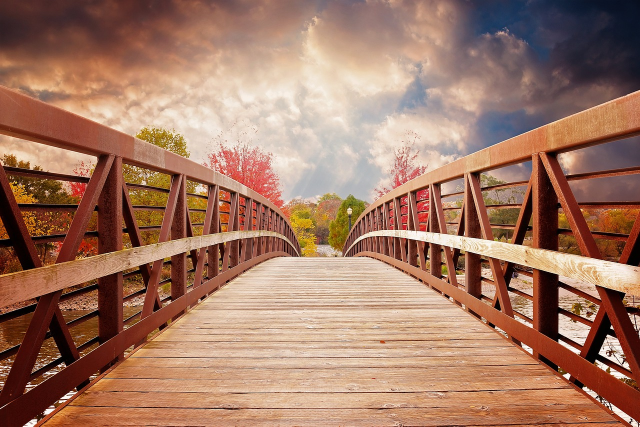
#> input picture Image.jpg, 1280 x 853 px (shown at 1/2 size)
$ python C1_ImageAnalysis.py
#> lines starting #> are read from the running program, lines starting #| are printed output that depends on the picture; after the words box and inside, x2 and y2 are one past the last pixel; in counts of white or black regions, pixels touching at a corner belong together
import cv2
import numpy as np
from matplotlib import pyplot as plt

original = cv2.imread("Image.jpg")
#> original is the input picture: shape (853, 1280, 3); mean B, G, R 100.1, 120.5, 162.2


print("img shape:", original.shape)
#| img shape: (853, 1280, 3)

# [4 lines of commented-out code are left out]


img = cv2.resize(original, (640,427))

gray = cv2.cvtColor(img, cv2.COLOR_BGR2GRAY)
_, binary = cv2.threshold(gray, 127, 255, cv2.THRESH_BINARY)
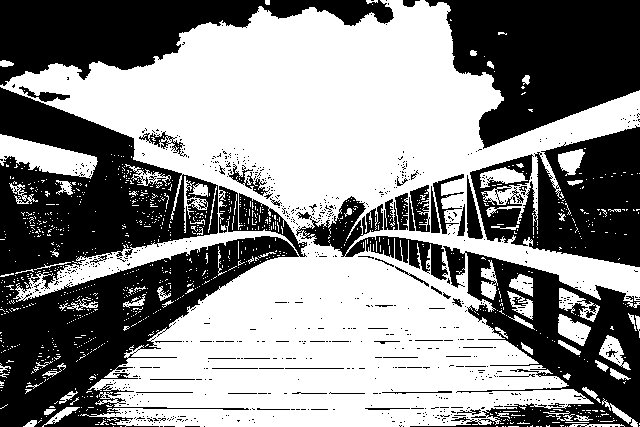
#> binary: shape (427, 640); 54.4% white; 803 black regions (745 under 20 px), largest, box (x1, y1, x2, y2) and area: (0, 87, 307, 427) 47566, (425, 0, 640, 149) 20507, (0, 0, 394, 86) 16017

rotated = cv2.rotate(img,cv2.ROTATE_90_CLOCKWISE)

avg_blur = cv2.blur(img, (15,15))

gauss_blur = cv2.GaussianBlur(img, (5,5), 0)

median_blur = cv2.medianBlur(img, 5)


edges = cv2.Canny(img, 100, 200)
#> edges: shape (427, 640); 13.9% white in thin lines or dots


cropped = img[250:750, 250:500]
# cv2.imwrite("Template.jpg",cropped)


flipped = cv2.flip(img, 0)# 1- Horizontal, 0 - Vertical

contrast = cv2.convertScaleAbs(img, alpha=2, beta=0)


draw_img = img.copy()
cv2.line(draw_img, (0,0), (640,427), (0,255,0), 3)
cv2.line(draw_img, (0,427), (640,0), (0,255,0), 3)
cv2.rectangle(draw_img, (220,113),(420,313), (255,255,255), 4)
cv2.circle(draw_img, (320, 213), 145, (255,255,0), 4)
cv2.putText(draw_img, "OpenCV", (50,50),
            cv2.FONT_HERSHEY_SIMPLEX, 1, (255,255,255), 2)


kernel = np.array([[0,-1,0],[-1,5,-1],[0,-1,0]])
sharpen = cv2.filter2D(img, -1, kernel)

invert = cv2.bitwise_not(img)

gamma = 2.0
gamma_corrected = np.power(img/255.0, gamma)
gamma_corrected = np.uint8(gamma_corrected*255)


original2 = cv2.imread("Image2.jpg")
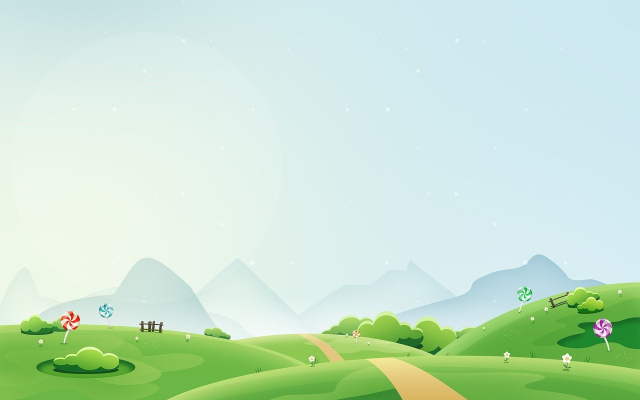
#> input picture Image2.jpg, 1280 x 800 px (shown at 1/2 size)
#> original2 is the input picture: shape (800, 1280, 3); mean B, G, R 204.5, 227.3, 199.8
img2 = cv2.resize(original2,(640,427) )


and_img = cv2.bitwise_and(img, img2)
or_img  = cv2.bitwise_or(img, img2)
xor_img = cv2.bitwise_xor(img, img2)

added = cv2.add(img, img2)

subtracted = cv2.subtract(img, img2)

overlay = img.copy()
small = cv2.resize(img2, (200,200))
overlay[0:200, 0:200] = small
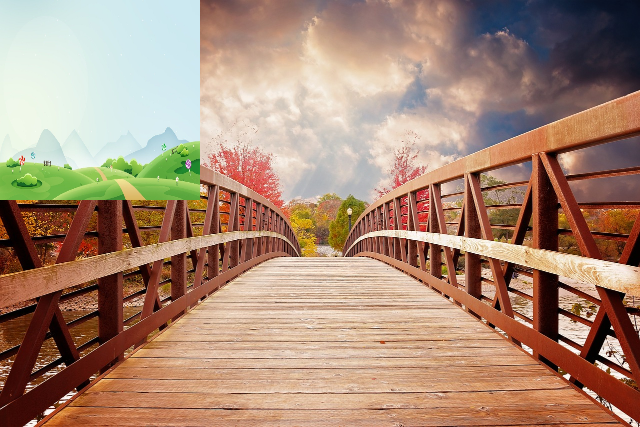
#> overlay: shape (427, 640, 3); mean B, G, R 117.8, 138, 168.6

hsv = cv2.cvtColor(img, cv2.COLOR_BGR2HSV)
#> hsv: shape (427, 640, 3); mean H, S, V 23, 116.7, 163.3

# Mask specific color (detect blue color)
lower_blue = np.array([100,150,0])
upper_blue = np.array([140,255,255])
mask = cv2.inRange(hsv, lower_blue, upper_blue)
#> mask: shape (427, 640); 1% white; 68 white regions (65 under 20 px), largest, box (x1, y1, x2, y2) and area: (540, 0, 640, 46) 1837, (482, 0, 529, 33) 808, (524, 30, 533, 45) 45
color_detected = cv2.bitwise_and(img, img, mask=mask)

negative = 255 - img

'''plt.hist(img.ravel(), 256, [0,256])
plt.title("Histogram")
plt.show()'''

normalized = cv2.normalize(img, None, 0, 255, cv2.NORM_MINMAX)

zoom_in = cv2.resize(img, None, fx=2, fy=2)

zoom_out = cv2.resize(img, None, fx=0.5, fy=0.5)


b, g, r = cv2.split(img)
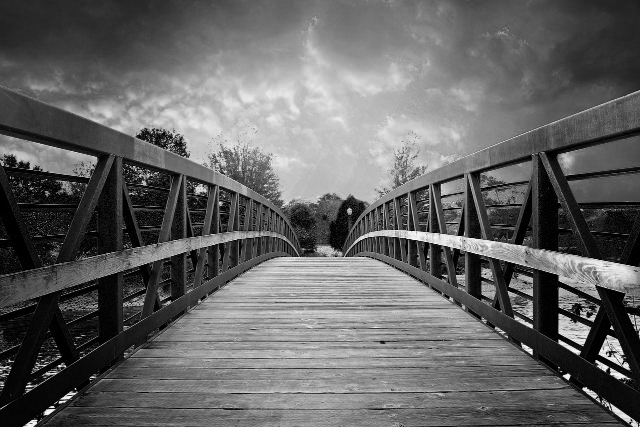
#> b: shape (427, 640); min 0, max 250, mean 100
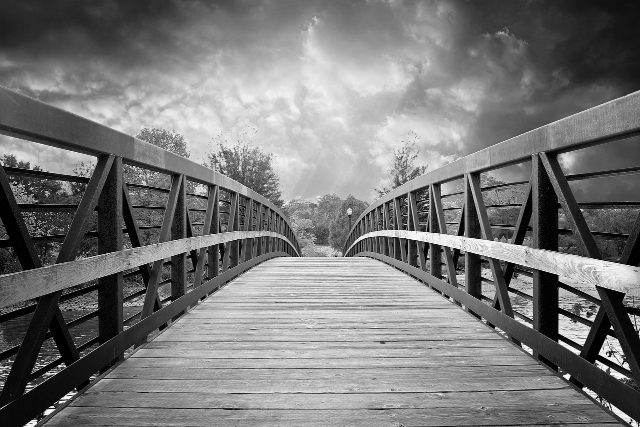
#> g: shape (427, 640); min 0, max 254, mean 120.4
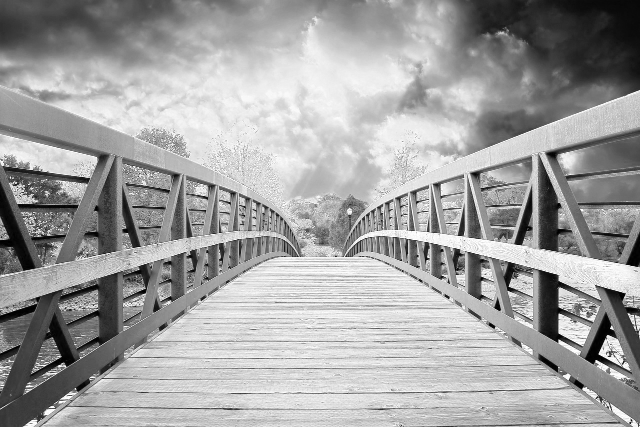
#> r: shape (427, 640); min 0, max 255, mean 162.1

"""cv2.imshow("Blue Channel", b)
cv2.imshow("Green Channel", g)
cv2.imshow("Red Channel", r)
"""
zero = np.zeros_like(b)

merged = cv2.merge([b, g, zero])
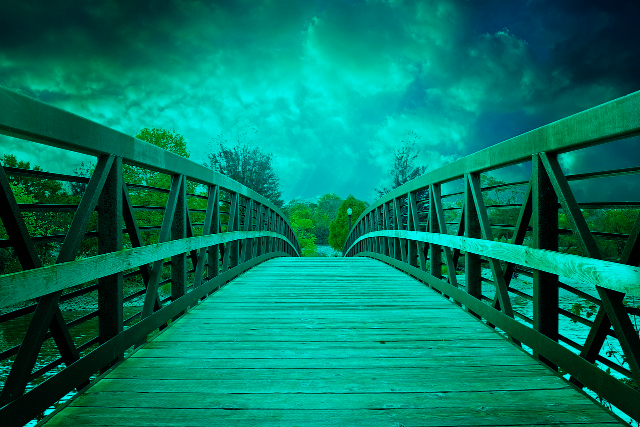
#> merged: shape (427, 640, 3); mean of channels 0, 1, 2 100, 120.4, 0; drawn as B, G, R


#cv2.imshow("Merged",merged)

cv2.imshow("File",gray)
cv2.imshow("File2",binary)


cv2.waitKey(0)

# cv2.imwrite("Binary.jpg", gray)
cv2.destroyAllWindows()
